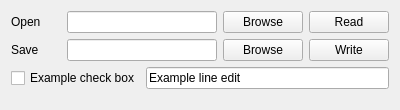
<?xml version="1.0" encoding="UTF-8"?>
<ui version="4.0">
 <class>MainWindow</class>
 <widget class="QMainWindow" name="MainWindow">
  <property name="geometry">
   <rect>
    <x>0</x>
    <y>0</y>
    <width>400</width>
    <height>110</height>
   </rect>
  </property>
  <property name="windowTitle">
   <string>MainWindow</string>
  </property>
  <widget class="QWidget" name="centralWidget">
   <layout class="QVBoxLayout" name="verticalLayout_2">
    <item>
     <layout class="QGridLayout" name="gridLayout">
      <item row="4" column="0">
       <layout class="QHBoxLayout" name="horizontalLayout">
        <item>
         <widget class="QCheckBox" name="cbExample">
          <property name="text">
           <string>Example check box</string>
          </property>
         </widget>
        </item>
        <item>
         <widget class="QLineEdit" name="leExample">
          <property name="text">
           <string>Example line edit</string>
          </property>
         </widget>
        </item>
       </layout>
      </item>
      <item row="2" column="0">
       <layout class="QHBoxLayout" name="hlayoutOpen">
        <property name="sizeConstraint">
         <enum>QLayout::SetDefaultConstraint</enum>
        </property>
        <item>
         <widget class="QLabel" name="label">
          <property name="minimumSize">
           <size>
            <width>50</width>
            <height>0</height>
           </size>
          </property>
          <property name="text">
           <string>Open</string>
          </property>
         </widget>
        </item>
        <item>
         <widget class="QLineEdit" name="lePathOpen"/>
        </item>
        <item>
         <widget class="QPushButton" name="btnBrowseOpen">
          <property name="text">
           <string>Browse</string>
          </property>
         </widget>
        </item>
        <item>
         <widget class="QPushButton" name="btnRead">
          <property name="text">
           <string>Read</string>
          </property>
         </widget>
        </item>
       </layout>
      </item>
      <item row="3" column="0">
       <layout class="QHBoxLayout" name="horizontalSave">
        <item>
         <widget class="QLabel" name="label_2">
          <property name="minimumSize">
           <size>
            <width>50</width>
            <height>0</height>
           </size>
          </property>
          <property name="text">
           <string>Save</string>
          </property>
         </widget>
        </item>
        <item>
         <widget class="QLineEdit" name="lePathSave"/>
        </item>
        <item>
         <widget class="QPushButton" name="btnBrowseRead">
          <property name="text">
           <string>Browse</string>
          </property>
         </widget>
        </item>
        <item>
         <widget class="QPushButton" name="btnWrite">
          <property name="text">
           <string>Write</string>
          </property>
         </widget>
        </item>
       </layout>
      </item>
      <item row="5" column="0">
       <spacer name="verticalSpacer">
        <property name="orientation">
         <enum>Qt::Vertical</enum>
        </property>
        <property name="sizeHint" stdset="0">
         <size>
          <width>20</width>
          <height>40</height>
         </size>
        </property>
       </spacer>
      </item>
     </layout>
    </item>
   </layout>
  </widget>
 </widget>
 <layoutdefault spacing="6" margin="11"/>
 <resources/>
 <connections/>
</ui>
